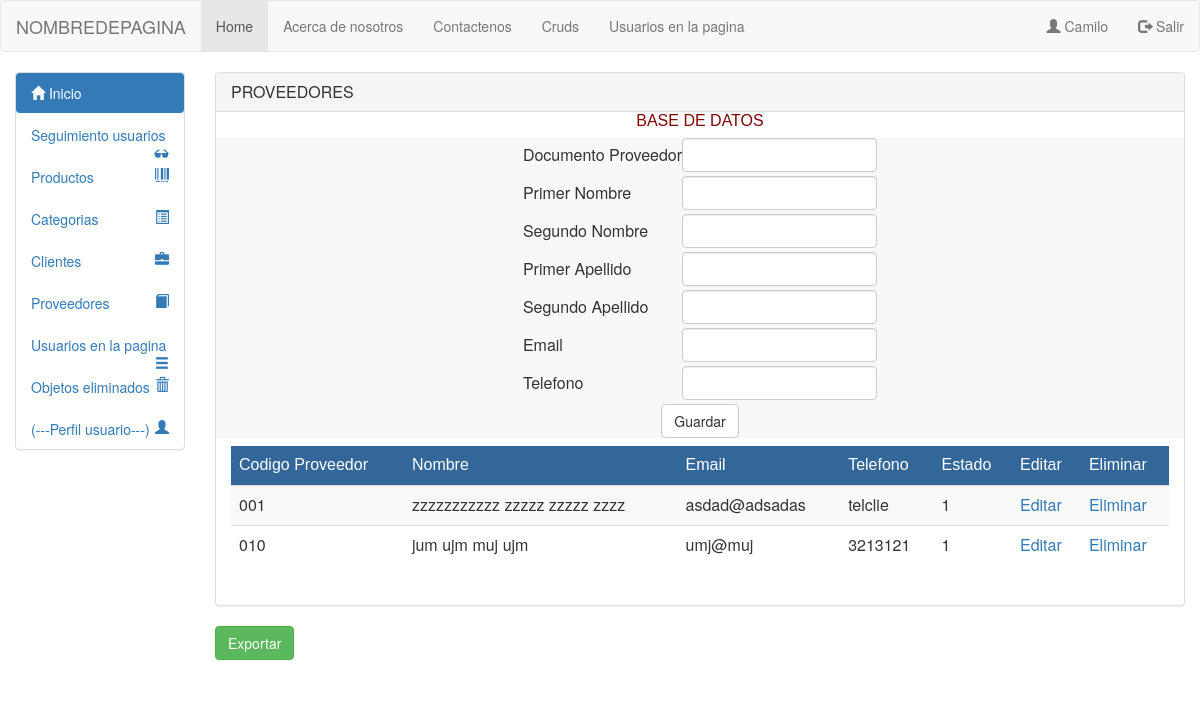
/Vista/html/crudproveedor.php (signed in), run on an earlier commit of the app's database.
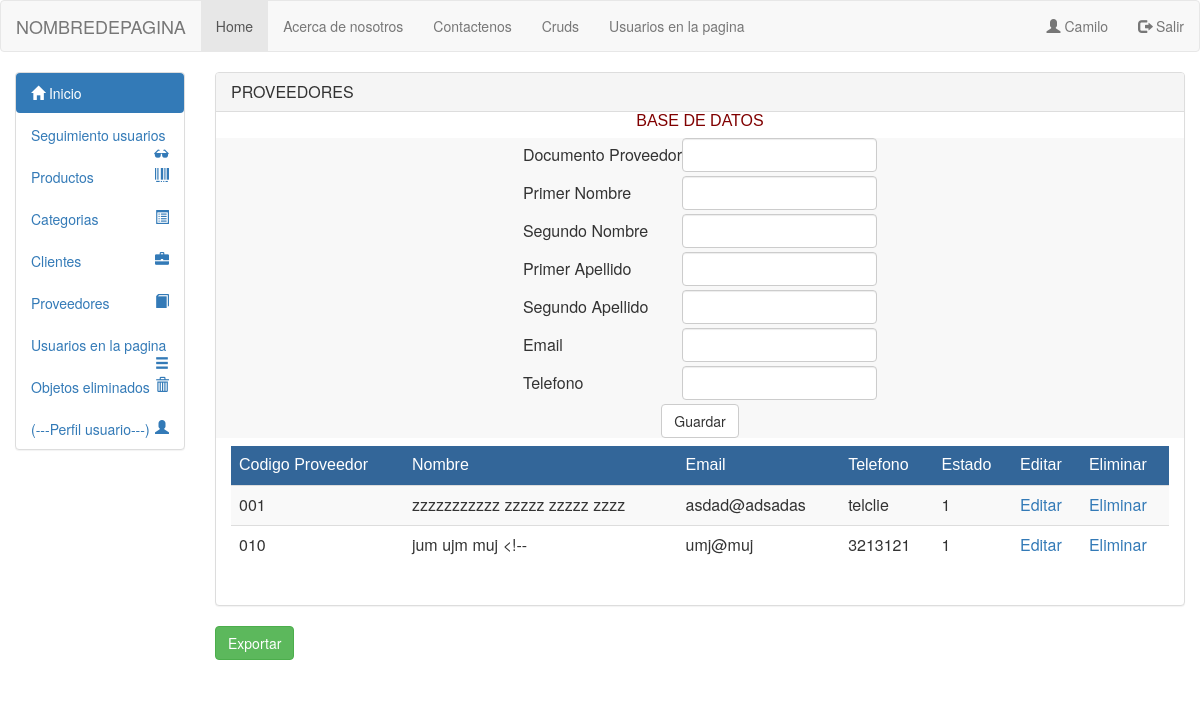
And on a later commit of the database.
### tables this page shows
CREATE TABLE `listar_clientes_proveedores` (
  `codigo_proveedor_cliente` varchar(50) NOT NULL,
  `primer_nombre_provee_clie` varchar(50) NOT NULL,
  `segundo_nombre_provee_clie` varchar(50) NOT NULL,
  `primer_apellido_provee_clie` varchar(50) NOT NULL,
  `segundo_apellido_provee_clie` varchar(50) NOT NULL,
  `email_proveedor_cliente` varchar(50) NOT NULL,
  `telefono_proveedor_cliente` varchar(50) NOT NULL,
  `estado_proveedor_cliente` tinyint(1) NOT NULL,
  `id_rol_listar` int(11) NOT NULL
);

### modelo/crudprovee/condb.php (called while the page is built, shortened)
<?php
class Conexionprov
{
public function __construct()
{
$this->con = new mysqli("localhost", "root", "", "inventcorp");
}
}
?>

### modelo/crudprovee/mdlprovlistar.php (called while the page is built)
<?php
 include_once("condb.php");
class Proveedorlis extends Conexionprov
{
    public function listarprov()
    {
        $q = "select * from listar_clientes_proveedores where estado_proveedor_cliente='1' and id_rol_listar='2' order by codigo_proveedor_cliente";
        $consulta = $this->con->query($q) or die ('failed!' . $this->con->error);
        return $consulta;
    }
}
?>

### Modelo/mdlescape.php (called while the page is built)
<?php
class Escap
{
	public function escape($string){
		return htmlentities($string, ENT_QUOTES, 'UTF-8');
	}
}
?>

### Vista/html/crudproveedor.php (the view, shortened to what the changed rows need)
<?php
include_once '../../modelo/mdlescape.php';
include_once '../../modelo/crudprovee/mdlprovlistar.php';
?>
<html lang="en">
<head>
<link href="../bootstrap/css/bootstrap.min.css" rel="stylesheet" media="screen">
</head>
<body>
<?php
include_once 'header.php';
?>
<div class="container-fluid">
<div class="row">
<?php
include_once 'menulateral.php';
?>
<div class="col-sm-10 col-md-10">
<div class="panel panel-default">
<div class="row">
 <div class="col-sm-12 col-md-12">
             <div class="col-sm-12 col-md-12">
             <div class="table-responsive">
                    <table class="table table-hover table-striped" align="center">
                    <thead>
                        <tr>
                            <tr style="color:#FFF; background-color:#369">
                            <td style="font-family:Tahoma, Geneva, sans-serif">Codigo Proveedor</td>
                            <td style="font-family:Tahoma, Geneva, sans-serif">Nombre</td>
                            <td style="font-family:Tahoma, Geneva, sans-serif">Email</td>
                            <td style="font-family:Tahoma, Geneva, sans-serif">Telefono</td>
                            <td style="font-family:Tahoma, Geneva, sans-serif">Estado</td>
                            <td style="font-family:Tahoma, Geneva, sans-serif">Editar</td>
                            <td style="font-family:Tahoma, Geneva, sans-serif">Eliminar</td>
                        </tr>
                    </thead>
                    <?php
                    $objeto= new Proveedorlis;
                    $res=$objeto->listarprov();
                    $objetoe= new Escap;
                     while($row = $res->fetch_array(MYSQLI_ASSOC)){
                      ?>
                        <tr>
                            <td><?php echo $row['codigo_proveedor_cliente']; ?></td>
                            <td>
                                <?php
                                  echo $objetoe->escape($row['primer_nombre_provee_clie']." ");
                                  echo $objetoe->escape($row['segundo_nombre_provee_clie']." ");
                                  echo $objetoe->escape($row['primer_apellido_provee_clie']." ");
                                  echo $objetoe->escape($row['segundo_apellido_provee_clie']);
                                ?>
                                </td>
                            <td><?php echo $row['email_proveedor_cliente']; ?></td>
                            <td><?php echo $row['telefono_proveedor_cliente']; ?></td>
                            <td><?php echo $row['estado_proveedor_cliente']; ?></td>
                            <td>
                                <a href="crudproveedor.php?edit=<?php echo $row['codigo_proveedor_cliente']; ?>">Editar</a>
                            </td>
                            <td>
                                <a href="../../controlador/crudprovee/controladorprov.php?delprov=<?php echo $row['codigo_proveedor_cliente']; ?>">Eliminar</a>
                            </td>
                        </tr>
                    <?php
                   } $objeto->CloseDB();?>
                </table>
                <br/>
             </div>
                </div>
              </div>
            </div>
        </div>
        </div>
</div>
</div>
    </body>
</html>

What changed in the data, as far as the page shows it:
changed listar_clientes_proveedores "jum": segundo_apellido_provee_clie "ujm" → "<!--"
